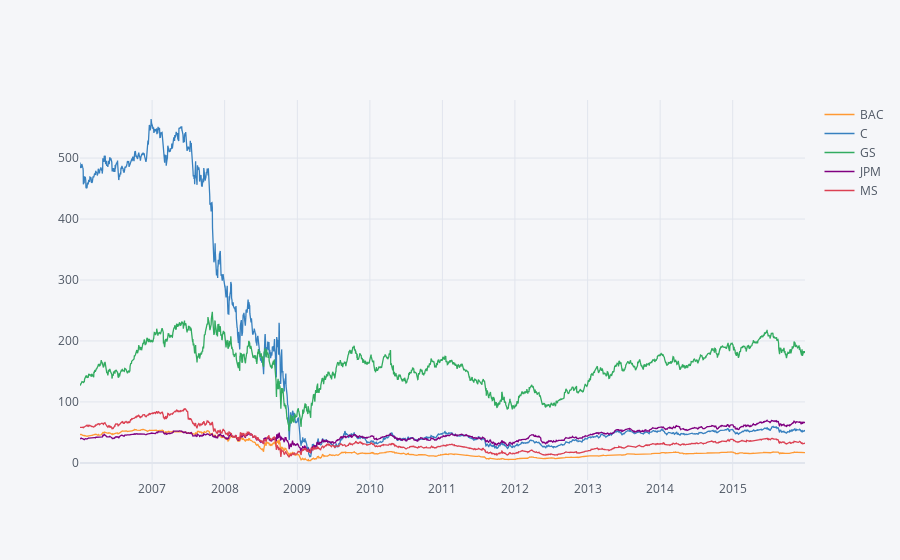

Notebook code for this chart:
### Code cell
bank_stocks.xs(key = 'Close',axis = 1,level = 'Stock Info').iplot()

### Figure 1 — Plotly figure (JSON) as saved in the notebook; plotly's stock layout.template omitted (floating-point values rounded to 4 significant figures; data arrays with more than 128 entries replaced by an {"elided": "..."} marker saying what was removed)
{"data": [{"line": {"color": "rgba(255, 153, 51, 1.0)", "dash": "solid", "shape": "linear", "width": 1.3}, "mode": "lines", "name": "BAC", "text": "", "type": "scatter", "x": {"elided": "2517 str values"}, "y": {"elided": "2517 float values"}}, {"line": {"color": "rgba(55, 128, 191, 1.0)", "dash": "solid", "shape": "linear", "width": 1.3}, "mode": "lines", "name": "C", "text": "", "type": "scatter", "x": {"elided": "2517 str values"}, "y": {"elided": "2517 float values"}}, {"line": {"color": "rgba(50, 171, 96, 1.0)", "dash": "solid", "shape": "linear", "width": 1.3}, "mode": "lines", "name": "GS", "text": "", "type": "scatter", "x": {"elided": "2517 str values"}, "y": {"elided": "2517 float values"}}, {"line": {"color": "rgba(128, 0, 128, 1.0)", "dash": "solid", "shape": "linear", "width": 1.3}, "mode": "lines", "name": "JPM", "text": "", "type": "scatter", "x": {"elided": "2517 str values"}, "y": {"elided": "2517 float values"}}, {"line": {"color": "rgba(219, 64, 82, 1.0)", "dash": "solid", "shape": "linear", "width": 1.3}, "mode": "lines", "name": "MS", "text": "", "type": "scatter", "x": {"elided": "2517 str values"}, "y": {"elided": "2517 float values"}}], "layout": {"autosize": true, "legend": {"bgcolor": "#F5F6F9", "font": {"color": "#4D5663"}}, "paper_bgcolor": "#F5F6F9", "plot_bgcolor": "#F5F6F9", "title": {"font": {"color": "#4D5663"}}, "xaxis": {"autorange": true, "gridcolor": "#E1E5ED", "range": ["2006-01-03", "2015-12-31"], "showgrid": true, "tickfont": {"color": "#4D5663"}, "title": {"font": {"color": "#4D5663"}, "text": ""}, "type": "date", "zerolinecolor": "#E1E5ED"}, "yaxis": {"autorange": true, "gridcolor": "#E1E5ED", "range": [-28.02, 595.3], "showgrid": true, "tickfont": {"color": "#4D5663"}, "title": {"font": {"color": "#4D5663"}, "text": ""}, "type": "linear", "zerolinecolor": "#E1E5ED"}}}
